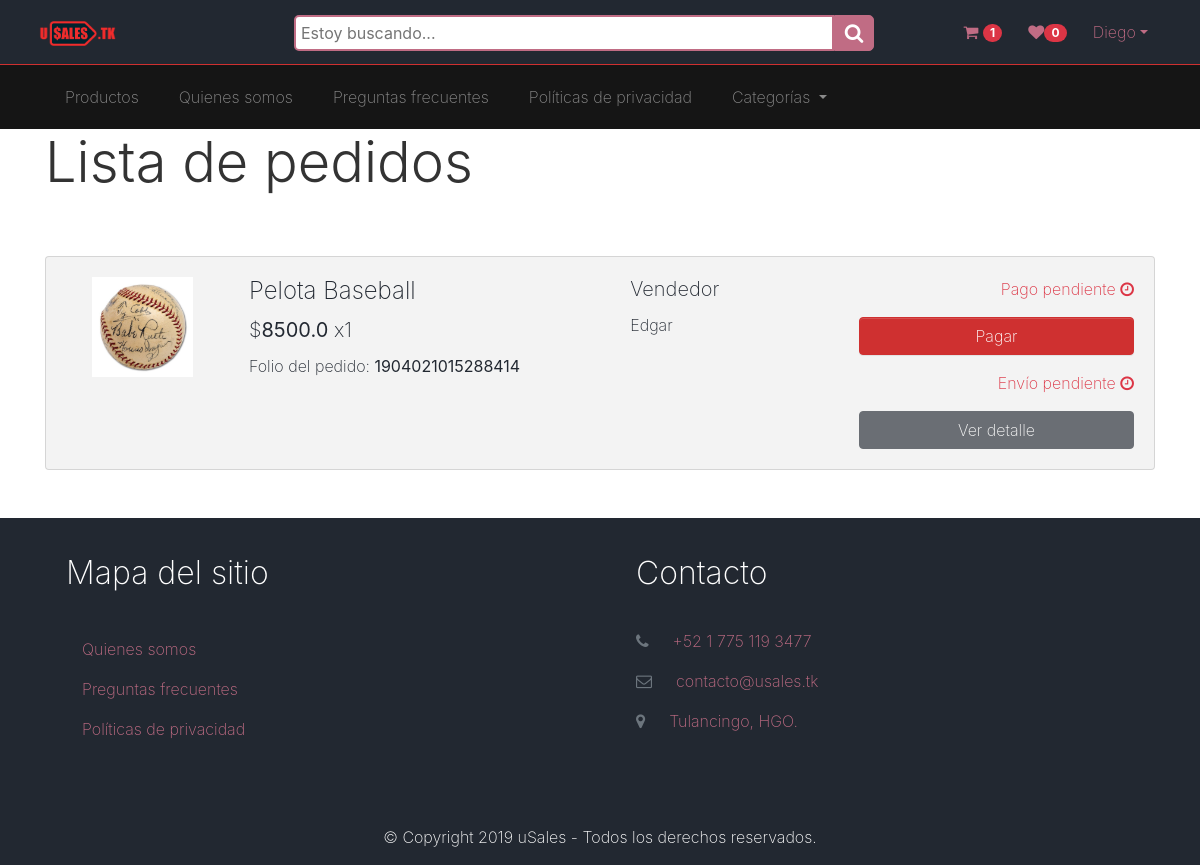
Screenshot of /orders/ (signed in) with the database file from the repository.
### information/models.py (models this page shows)
class AboutUs(models.Model):
    title = models.CharField(verbose_name="Título", max_length=200, default='Quienes somos')
    content = RichTextField(verbose_name="Contenido", default='')
    created = models.DateTimeField(auto_now_add=True, verbose_name="Creado")
    updated = models.DateTimeField(auto_now=True, verbose_name="Actualizado")
    class Meta:
        verbose_name='Acerca de'
        verbose_name_plural = 'Acerca de'
    def __str__(self):
        return self.title

class Privacy(models.Model):
    title = models.CharField(verbose_name="Título", max_length=200, default='Políticas de privacidad')
    content = RichTextField(verbose_name="Contenido", default='')
    created = models.DateTimeField(auto_now_add=True, verbose_name="Creado")
    updated = models.DateTimeField(auto_now=True, verbose_name="Actualizado")
    class Meta:
        verbose_name='Política de privacidad'
        verbose_name_plural = 'Políticas de privacidad'
    def __str__(self):
        return self.title

### orders/models.py (models this page shows, shortened)
class Orders(models.Model):
    PAYMENT_CHOICES = (
        (1, 'Pago pendiente'),
        (2, 'Pagado'),
    )
    SHIPPING_CHOICES = (
        (1, 'Envío pendiente'),
        (2, 'Enviado'),
        (3, 'Recibido'),
    )
    folio = models.CharField(verbose_name='Folio', max_length=16)
    customer = models.ForeignKey(User,on_delete=models.CASCADE, verbose_name="Cliente", default=1)
    product = models.ForeignKey(Publication, on_delete=models.CASCADE,verbose_name="Publicación", default=1)
    quantity = models.PositiveSmallIntegerField(verbose_name="Cantidad", default=1)
    subtotal = models.DecimalField(verbose_name="Subtotal", decimal_places=1, max_digits=8, default=0)
    payment_method = models.ForeignKey(Plastic_money, verbose_name='Método de pago', on_delete=models.CASCADE, blank=True, null=True)
    payment_status = models.IntegerField(verbose_name='Estado del pago', choices=PAYMENT_CHOICES, default=1)
    shipping_status = models.IntegerField(verbose_name='Estado del envío', choices=SHIPPING_CHOICES, default=1)
    shipping_tracker = models.CharField(verbose_name='Número de seguimiento', max_length=32, blank=True, null=True)
    created = models.DateTimeField(auto_now_add=True, verbose_name="Creado")
    updated = models.DateTimeField(auto_now=True, verbose_name="Actualizado")
    class Meta:
        verbose_name = 'Pedido'
        verbose_name_plural = 'Pedidos'
        ordering = ['created','updated','subtotal']

### publications/models.py (models this page shows)
class Publication(models.Model):
    seller = models.ForeignKey(User, on_delete=models.CASCADE, verbose_name="Vendedor", default=2)
    product = models.TextField(verbose_name="Producto", max_length=200)
    description = RichTextField(verbose_name="Descripción")
    stock = models.PositiveSmallIntegerField(verbose_name="Cantidad", default=10)
    price = models.DecimalField(verbose_name="Precio por unidad", decimal_places=1, max_digits=8, default=0)
    category = models.ForeignKey(Category, verbose_name="Categoría", related_name="get_categories", on_delete=models.SET_NULL, blank=True, null=True, default="")
    subcategory = models.ForeignKey(SubCategory, verbose_name="Subcategoría", related_name="get_subcategories", on_delete=models.SET_NULL, blank=True, null=True)
    picture = models.ImageField(verbose_name="Imagen del encabezado", upload_to=custom_upload_to)
    created = models.DateTimeField(auto_now_add=True, verbose_name="Creado")
    updated = models.DateTimeField(auto_now=True, verbose_name="Actualizado")
    class Meta:
        verbose_name = "publicación"
        verbose_name_plural = "publicaciones"
        ordering = ['-created', 'product']
    def __str__(self):
        return self.product

### orders/views.py (the view)
# urls.py: path('',OrdersListView.as_view(), name='orders'),
@method_decorator(login_required, name='dispatch')
class OrdersListView(ListView):
    model = Orders

### orders/templates/orders/orders_list.html (shortened to what this page needs)
{% extends 'core/base.html' %}
{% load static %}
{% block content %}
{% load humanize %}
{% include 'publications/includes/publication_bar.html'%}
{% load custom_tags %}
{% orders_list as orders_list %}
<main role="main">
    <div class="container">
        <h4 class="display-4">Lista de pedidos</h4>
        <div class="row py-4">
            <div class="col-md-12">
                {% if orders_list %}
                {% for pedido in orders_list %}
                <div class="card my-2 bg-light text-primary">
                    <div class="card-body">
                        <div class="row">
                            <div class="col-md-2">
                                <img class="img-fluid d-block mx-auto" src="{{pedido.product.picture.url}}"
                                    style="height:100px">
                            </div>
                            <div class="col-md-10">
                                <div class="row">
                                    <div class="col-md-5">
                                        <h4 class="">{{pedido.product}}</h4>
                                        <h5>$<b>{{pedido.subtotal}}</b> x{{pedido.quantity}} </h5>
                                        <p>Folio del pedido: <b>{{pedido.folio}}</b> </p>
                                    </div>
                                    <div class="col-md-3">
                                        <div class="row">
                                            <div class="col-12">
                                                <h5>Vendedor</h5>
                                                <p>{{pedido.product.seller.first_name}}
                                                    {{pedido.product.seller.last_name}} <br>
                                                    {{pedido.product.seller.profile.phone}}</p>
                                            </div>
                                            <div class="col-md-12 py-1">
                                            </div>
                                        </div>
                                    </div>
                                    <div class="col-md-4">
                                        <div class="row">
                                            <div class="col-md-12 text-right">
                                                {% if pedido.payment_status == 1 %}
                                                <p class="text-danger">{{pedido.get_payment_status_display}} <i
                                                        class="fa fa-clock-o"></i></p>
                                                <p>
                                                    <a href="{% url 'orders:updatePurchase' pedido.id %}"
                                                        class="btn btn-secondary w-100">Pagar</a>
                                                </p>
                                                {% else %}
                                                <p class="text-success">{{pedido.get_payment_status_display}}
                                                    (************{{pedido.payment_method.card_number|slice:"12:16"}}) <i
                                                        class="fa fa-check"></i></p>
                                                {% endif %}
                                                {% if pedido.shipping_status == 1 %}
                                                <p class="text-danger">{{pedido.get_shipping_status_display}} <i
                                                        class="fa fa-clock-o"></i></p>
                                                {% elif pedido.shipping_status == 2 %}
                                                <p class="text-warning">{{pedido.get_shipping_status_display}}. (N.
                                                    rastreo: {{pedido.shipping_tracker}}) <i class="fa fa-clock-o"></i>
                                                </p>
                                                {% else %}
                                                <p class="text-success">{{pedido.get_shipping_status_display}} <i
                                                        class="fa fa-check"></i></p>
                                                {% endif %}
                                            </div>
                                            <div class="col-md-12 text-right">
                                                <button class="btn btn-primary w-100 disabled">Ver detalle</button>
                                            </div>
                                        </div>
                                    </div>
                                </div>
                            </div>
                        </div>
                    </div>
                </div>
                {% endfor %}
                {% endif %}
            </div>
        </div>
    </div>
</main>
{% endblock %}

### core/templates/core/base.html (shortened to what this page needs)
<!DOCTYPE html>
<html lang="es">
<head>
    {% load static %}
    {% load custom_tags %}
    {% categories as categories %}
    {% aboutus as aboutus %}
    {% privacy as privacy %}
    {% faq as FAQ %}
    <link rel="stylesheet" href="https://cdnjs.cloudflare.com/ajax/libs/font-awesome/4.7.0/css/font-awesome.min.css"
        type="text/css">
    <link href="{% static 'core/css/booty.css' %}" rel="stylesheet">
    <link href="{% static 'core/css/jquery.growl.css' %}" rel="stylesheet">
</head>
<body>
        <nav class="navbar navbar-expand-md navbar-dark bg-primary sticky-top border-bottom border-secondary">
            <div class="container-fluid"> <a class="navbar-brand text-light" href="{% url 'publications:publications'%}">
                    <img src="{% static 'core/img/logo.png' %}" height="25">
                </a>
                <div class="wrap">
                    <div class="search">
                        <form action="{% url 'publications:search' %}" method="get">
                            <input type="text" class="searchTerm" name="product" id="id_product" required
                                placeholder="Estoy buscando...">
                            <button type="submit" class="searchButton">
                                <i class="fa fa-search"></i>
                            </button>
                        </form>
                    </div>
                </div>
                <div class="navbar-collapse text-center collapse" id="navbar4">
                    <ul class="navbar-nav ml-auto">
                        {% if user.is_authenticated %}
                        <li class="nav-item">
                            <a href="{% url 'shopping_basket:shopping_basket_list' %}" class="btn btn-link">
                                <span class="fa fa-shopping-cart"></span>
                                <span class="badge badge-danger badge-pill">{% if usuario|basketlist_counter:request.user.id %}{{usuario|basketlist_counter:request.user.id}}{% else %}0{% endif %}</span></a>
                        </li>
                        <li class="nav-item "> <a href="{% url 'wish_lists:wish_lists' %}" class="btn btn-link">
                                <span class="fa fa-heart"></span><span id="wishlist_span"
                                    class="badge badge-danger badge-pill">{{ usuario|wishlist_counter:request.user.id }}</span></a>
                        </li>
                        <li class="nav-item">
                            <div class="btn-group">
                                <button class="btn btn-link dropdown-toggle" data-toggle="dropdown"
                                    aria-expanded="false">{{request.user.first_name|truncatechars:9}}</button>
                            </div>
                        </li>
                        {% else %}
                        <li class="nav-item">
                            <a href="{% url 'login' %}" class="btn btn-link">Acceder</a>
                        </li>
                        {% endif %}
                    </ul>
                </div>
            </div>
        </nav>
        {% block content %}
        {% endblock %}
        <div class="bg-primary text-white">
            <div class="container">
                <div class="row">
                    <div class="p-4 col-md-6">
                        <h2 class="mb-4">Mapa del sitio</h2>
                        <ul class="list-unstyled">
                            {% if aboutus %}
                            <a class="nav-link"
                                href="{% url 'information:about_us' aboutus.id aboutus.title|slugify %}">{{aboutus}}</a>
                            {% else %}
                            <a class="nav-link disabled" href="#">Acerca de</a>
                            {% endif %}
                            <li class="nav-item">
                                {% if FAQ|length > 0 %}
                                <a class="nav-link" href="{% url 'information:FAQ' %}">Preguntas frecuentes</a>
                                {% else %}
                                <a class="nav-link disabled" href="#">Preguntas frecuentes</a>
                                {% endif %}
                            </li>
                            {% if privacy %}
                            <a class="nav-link"
                                href="{% url 'information:privacy' privacy.id privacy.title|slugify %}">{{privacy}}</a>
                            {% else %}
                            <a class="nav-link disabled" href="#">Políticas de privacidad</a>
                            {% endif %}
                        </ul>
                    </div>
                    <div class="p-4 col-md-6">
                        <h2 class="mb-4">Contacto</h2>
                        <p class=""> <a href="#" class="">
                                <i class="fa d-inline mr-3 text-muted fa-phone"></i>+52 1 775 119 3477</a> </p>
                        <p> <a href="#" class="">
                                <i class="fa d-inline mr-3 text-muted fa-envelope-o"></i>contacto@usales.tk</a> </p>
                        <p> <a href="#" class="">
                                <i class="fa d-inline mr-3 fa-map-marker text-muted"></i>Tulancingo, HGO.</a> </p>
                    </div>
                </div>
                <div class="row">
                    <div class="col-md-12 mt-3">
                        <p class="text-center">© Copyright 2019 uSales - Todos los derechos reservados. </p>
                    </div>
                </div>
            </div>
        </div>
    </body>
</html>

### publications/templates/publications/includes/publication_bar.html (shortened to what this page needs)
{% load custom_tags %}
{% aboutus as aboutus %}
{% privacy as privacy %}
{% faq as FAQ %}
{% faq as FAQ %}
<nav class="navbar navbar-expand-md navbar-dark bg-dark">
    <div class="container">
        <div class="navbar-collapse collapse" id="navbar9" style="">
            <ul class="navbar-nav">
                <li class="nav-item mx-2"> <a class="nav-link" href="{% url 'publications:publications'%}">Productos</a>
                </li>
                <li class="nav-item mx-2 ">
                    {% if aboutus %}
                    <a class="nav-link"
                        href="{% url 'information:about_us' aboutus.id aboutus.title|slugify %}">{{aboutus}}</a>
                    {% else %}
                    <a class="nav-link disabled" href="#">Quiénes somos</a>
                    {% endif %}
                </li>
                <li class="nav-item mx-2 ">
                    {% if FAQ|length > 0 %}
                    <a class="nav-link" href="{% url 'information:FAQ' %}">Preguntas frecuentes</a>
                    {% else %}
                    <a class="nav-link disabled" href="#">Preguntas frecuentes</a>
                    {% endif %}
                </li>
                <li class="nav-item mx-2 ">
                    {% if privacy %}
                    <a class="nav-link"
                        href="{% url 'information:privacy' privacy.id privacy.title|slugify %}">{{privacy}}</a>
                    {% else %}
                    <a class="nav-link disabled" href="#">Políticas de privacidad</a>
                    {% endif %}
                </li>
                <li class="nav-item mx-2">
                    <div class="btn-group ">
                        <a id="dLabel" role="button" data-toggle="dropdown" class="nav-link dropdown-toggle" href="">
                            Categorías
                        </a>
                    </div>
                </li>
            </ul>
        </div>
    </div>
</nav>

### rows the page displays
AboutUs: title "Quienes somos"
Privacy: title "Políticas de privacidad"
Orders: product.picture (picture), product "Pelota Baseball", subtotal "8500.0", quantity "1", folio "1904021015288414", product.seller.first_name "Edgar", payment_status "Pago pendiente", shipping_status "Envío pendiente"

### other values shown
{{ usuario|basketlist_counter:request.user.id }} "1"
{{ usuario|wishlist_counter:request.user.id }} "0"
{{ request.user.first_name|truncatechars:9 }} "Diego"
